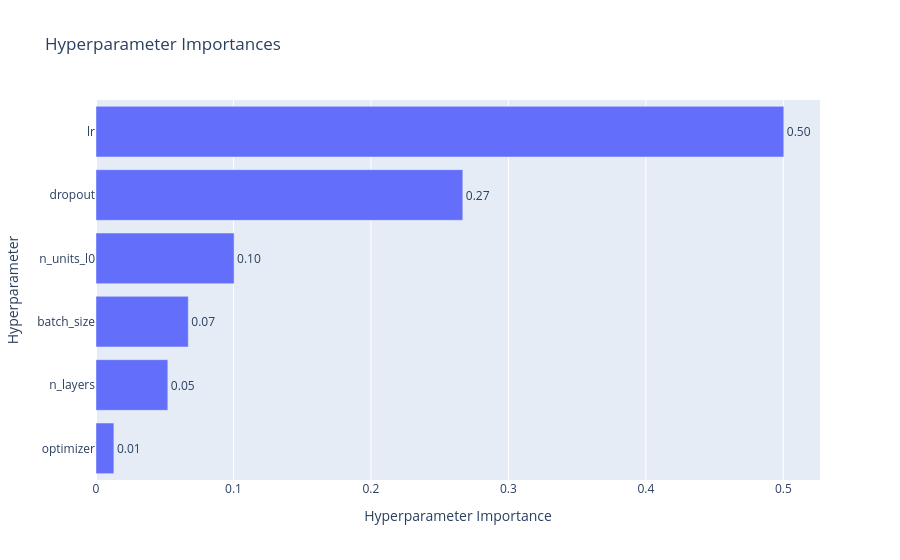

The notebook cell this image was saved under:
### Markdown cell above
**그래프 용어 설명**

| 용어 | 설명 |
|------|------|
| **Trial** | Optuna가 하이퍼파라미터를 한 조합 선택해 모델을 학습·평가하는 1회 시도. `n_trials=50`이면 50번 반복 |
| **Objective Value** | 각 Trial에서 목적 함수가 반환한 값 (이 코드에서는 검증 손실). 점으로 표시됨 |
| **Best Value** | 현재까지 Trial 중 가장 낮은 Objective Value.

### Code cell
# 어떤 하이퍼파라미터가 검증 손실에 가장 큰 영향을 미쳤는지
from optuna.visualization import plot_param_importances
plot_param_importances(study)

### Figure 1 — Plotly figure (JSON) as saved in the notebook; plotly's stock layout.template omitted (floating-point values rounded to 4 significant figures)
{"data": [{"cliponaxis": false, "hovertemplate": ["optimizer (CategoricalDistribution): 0.013010518805244942<extra></extra>", "n_layers (IntDistribution): 0.05224972798520926<extra></extra>", "batch_size (CategoricalDistribution): 0.06713668712986708<extra></extra>", "n_units_l0 (IntDistribution): 0.10043924890292365<extra></extra>", "dropout (FloatDistribution): 0.26682729203992195<extra></extra>", "lr (FloatDistribution): 0.5003365251368329<extra></extra>"], "name": "Objective Value", "orientation": "h", "text": ["0.01", "0.05", "0.07", "0.10", "0.27", "0.50"], "textposition": "outside", "type": "bar", "x": [0.01301, 0.05225, 0.06714, 0.1004, 0.2668, 0.5003], "y": ["optimizer", "n_layers", "batch_size", "n_units_l0", "dropout", "lr"]}], "layout": {"title": {"text": "Hyperparameter Importances"}, "xaxis": {"title": {"text": "Hyperparameter Importance"}}, "yaxis": {"title": {"text": "Hyperparameter"}}}}
